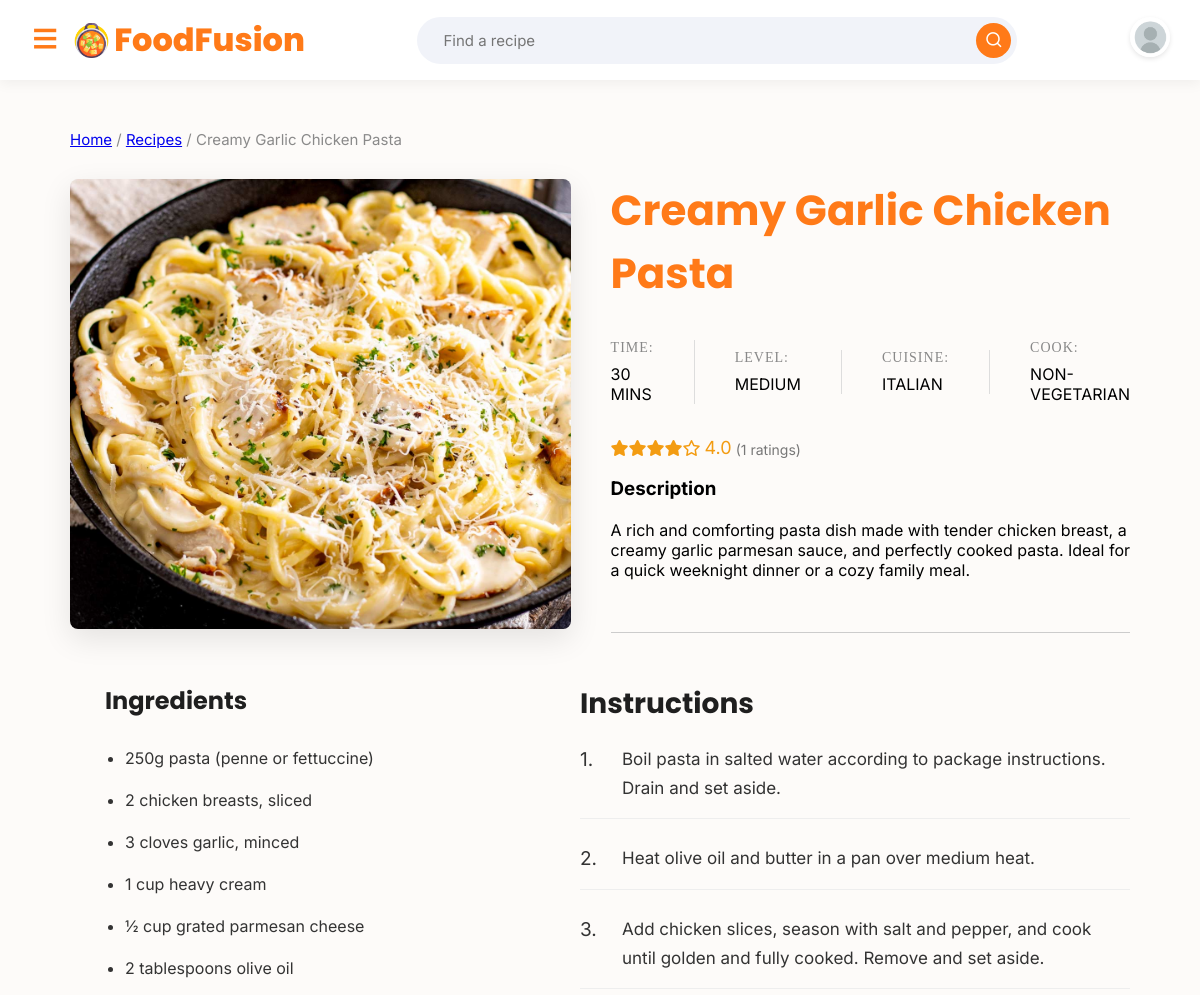
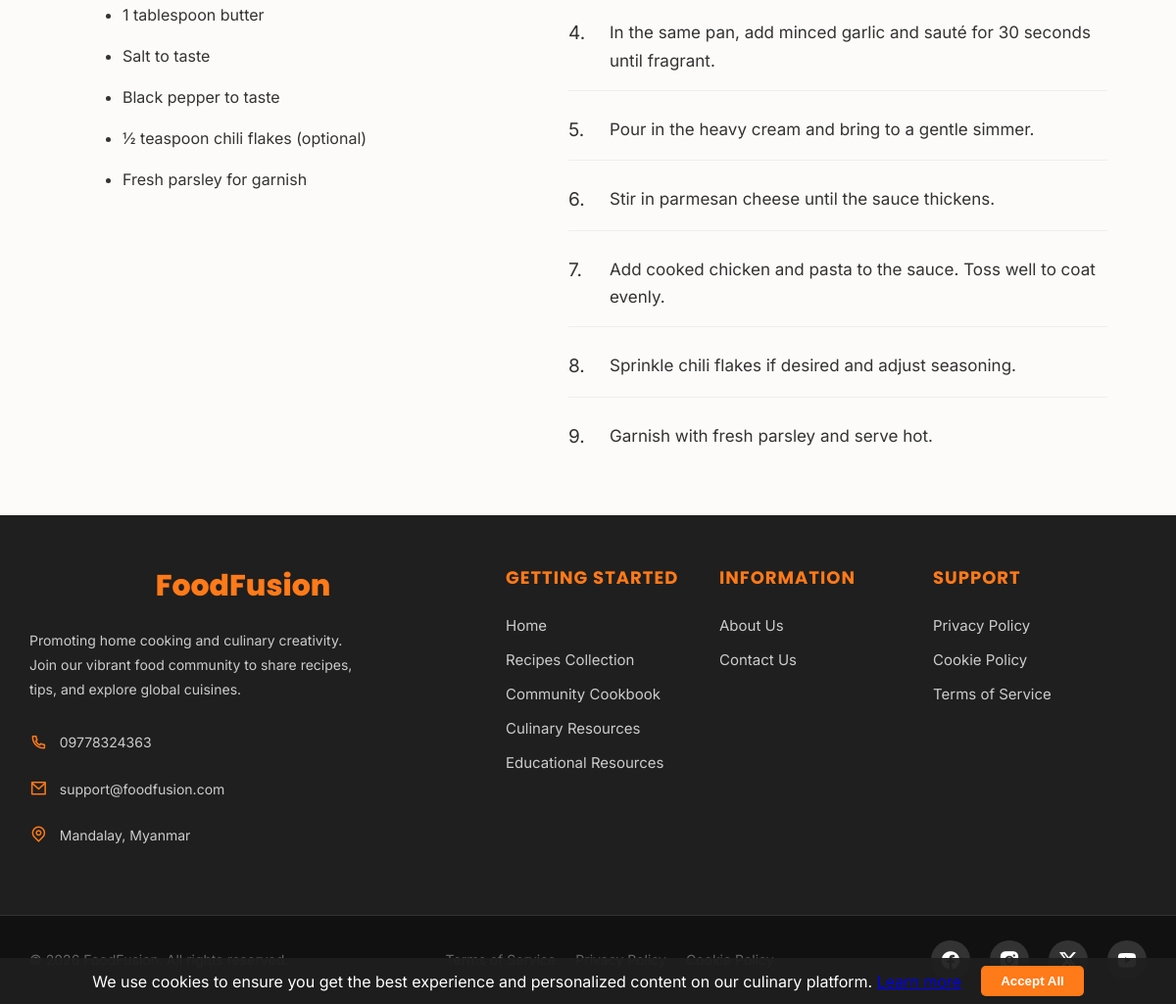
The page /recipe_details.php?id=1 (signed in) on the database its author committed (2 pictures, top to bottom).
### tables this page shows
CREATE TABLE `recipes` (
  `recipe_id` int(11) NOT NULL,
  `user_id` int(11) NOT NULL,
  `cuisine_id` int(11) NOT NULL,
  `diet_id` int(11) NOT NULL,
  `difficulty_id` int(11) NOT NULL,
  `title` varchar(150) NOT NULL,
  `description` text NOT NULL,
  `ingredients` text NOT NULL,
  `cook_time` int(11) NOT NULL,
  `instructions` text NOT NULL,
  `image_url` varchar(255) DEFAULT NULL,
  `uploaded_at` timestamp NOT NULL DEFAULT current_timestamp()
);

CREATE TABLE `difficulty_levels` (
  `difficulty_id` int(11) NOT NULL,
  `difficulty` varchar(100) DEFAULT NULL
);

CREATE TABLE `cuisines` (
  `cuisine_id` int(11) NOT NULL,
  `cuisine_type` varchar(100) DEFAULT NULL
);

CREATE TABLE `diet` (
  `diet_id` int(11) NOT NULL,
  `diet` varchar(100) DEFAULT NULL
);

### recipe_details.php (the view, shortened to what this page needs)
<?php
    include 'header.php';
    require_once 'pdo.php';
    $id = isset($_GET['id']) ? (int)$_GET['id'] : 0;
    $sql = "SELECT r.*, c.cuisine_type AS cuisine, d.diet, dl.difficulty,
                   AVG(rr.rating) AS avg_rating, COUNT(rr.rating) AS total_ratings
            FROM recipes r
            JOIN cuisines c ON r.cuisine_id = c.cuisine_id
            JOIN diet d ON r.diet_id = d.diet_id
            JOIN difficulty_levels dl ON r.difficulty_id = dl.difficulty_id
            LEFT JOIN recipe_ratings rr ON rr.recipe_id = r.recipe_id
            WHERE r.recipe_id = :id
            GROUP BY r.recipe_id";
    $stmt = $pdo->prepare($sql);
    $stmt->execute([':id' => $id]);
    $recipe = $stmt->fetch(PDO::FETCH_ASSOC);
    function formatCookTime($totalMinutes) {
        if ($totalMinutes < 60) {
            return $totalMinutes . ' mins';
        }
        $hours = floor($totalMinutes / 60);
        $minutes = $totalMinutes % 60;
        return ($minutes > 0) ? "{$hours}hr {$minutes}m" : "{$hours}hr";
    }
    $ingredientsList = explode("\n", $recipe['ingredients']);
    $instructionsList = explode("\n", $recipe['instructions']);
?>
<!DOCTYPE html>
<html lang="en">
<head>
</head>
<body>
    <main class="recipe-detail-container">
        <nav class="nav-path">
            <a href="index.php">Home</a> / <a href="recipes.php">Recipes</a> / <span><?= htmlspecialchars($recipe['title']) ?></span>
        </nav>
        <section class="recipe-header">
            <div class="main-recipe-image">
                <img src="<?= htmlspecialchars($recipe['image_url'] ?: 'images/default-recipe.jpg') ?>" alt="<?= htmlspecialchars($recipe['title']) ?>">
            </div>
            <div class="recipe-header-content">
                <h1 class="recipe-title"><?= htmlspecialchars($recipe['title']) ?></h1>
                <div class="recipe-meta-grid">
                    <div class="meta-item">
                        <span class="meta-label">Time:</span>
                        <span class="meta-value"><?= formatCookTime($recipe['cook_time']) ?></span>
                    </div>
                    <div class="meta-item">
                        <span class="meta-label">Level:</span>
                        <span class="meta-value"><?= htmlspecialchars($recipe['difficulty']) ?></span>
                    </div>
                    <div class="meta-item">
                        <span class="meta-label">Cuisine:</span>
                        <span class="meta-value"><?= htmlspecialchars($recipe['cuisine']) ?></span>
                    </div>
                    <div class="meta-item">
                        <span class="meta-label">Cook:</span>
                        <span class="meta-value"><?= htmlspecialchars($recipe['diet']) ?></span>
                    </div>
                </div>
                <div class="recipe-rating-display">
                    <div class="rating-stars">
                        <?php
                        $avg = $recipe['avg_rating'] ? (float)$recipe['avg_rating'] : 0;
                        $count = (int)$recipe['total_ratings'];
                        if ($count > 0) {
                            for ($i = 1; $i <= 5; $i++) {
                                if ($i <= floor($avg)) {
                                    echo '<i class="fa-solid fa-star"></i>';
                                } elseif ($i == ceil($avg) && ($avg - floor($avg)) >= 0.5) {
                                    echo '<i class="fa-solid fa-star-half-stroke"></i>';
                                } else {
                                     echo '<i class="fa-regular fa-star"></i>';
                                }
                            }
                        } else {
                            echo str_repeat('<i class="fa-regular fa-star"></i>', 5);
                        }
                        ?>
                    </div>
                    <?php if ($count > 0): ?>
                        <span class="average-rating"><?= number_format($avg, 1) ?></span>
                        <span class="rating-count">(<?= $count ?> ratings)</span>
                    <?php else: ?>
                        <span class="rating-count">No rating yet</span>
                    <?php endif; ?>
                </div>
                <div class="recipe-description-container">
                    <h3>Description</h3>
                    <p><?= nl2br(htmlspecialchars($recipe['description'])) ?></p>
                </div>
            </div>
        </section>
        <section class="recipe-content-grid">
            <aside class="ingredients-section">
                <h3>Ingredients</h3>
                <ul class="ingredients-list">
                    <?php foreach ($ingredientsList as $item):
                        $cleanItem = trim($item);
                    ?>
                        <li>
                            <span class="ingredient-text">
                                <?= htmlspecialchars($cleanItem) ?>
                            </span>
                        </li>
                    <?php endforeach; ?>
                </ul>
            </aside>
            <article class="instructions-section">
                <h3>Instructions</h3>
                <div class="steps-container">
                    <?php
                    $stepCount = 1;
                    foreach ($instructionsList as $step):
                        $cleanStep = trim($step);
                    ?>
                        <div class="step-card">
                            <span class="step-index"><?= $stepCount++ ?>.</span>
                            <div class="step-text">
                                <p><?= htmlspecialchars($cleanStep) ?></p>
                            </div>
                        </div>
                    <?php endforeach; ?>
                </div>
            </article>
        </section>
    </main>
    <?php include 'footer.php'; ?>
</body>
</html>

### css/style.css (style rules this page uses)
* { margin: 0; padding: 0; box-sizing: border-box; }
body { font-family: "Inter", sans-serif; background-color: #fdfbf9; padding-top: 80px; margin: 0; }
.recipe-rating-display { display: flex; align-items: center; gap: 4px; line-height: 1; margin-bottom: 8px; }
.rating-stars { color: #f39c12; }
.average-rating { color: #f39c12; font-size: 18px; display: inline-flex; align-items: center; }
.rating-count { font-size: 14px; color: #777; display: inline-flex; align-items: center; position: relative; top: 2px; }
.recipe-detail-container { padding: 50px 70px; }
.nav-path { margin-bottom: 30px; font-size: 15px; color: #8a8a8a; }
.recipe-header { display: grid; grid-template-columns: 1fr 1fr; gap: 40px; margin-bottom: 50px; }
.recipe-header-content { border-bottom: 1px solid #ccc; }
.main-recipe-image img { width: 100%; height: 450px; object-fit: cover; border-radius: 8px; box-shadow: 0 10px 30px rgba(0, 0, 0, 0.1); }
.recipe-title { font-size: 42px; font-family: "Poppins", sans-serif; color: #ff7a18; margin-bottom: 10px; }
.recipe-meta-grid { display: flex; align-items: center; justify-content: flex-start; gap: 0; padding: 25px 0; margin: 10px 0; }
.meta-item { display: flex; flex-direction: column; text-transform: uppercase; padding: 0 40px; border-right: 1px solid #ddd; }
.meta-item:first-child { padding-left: 0; }
.meta-item:last-child { border-right: none; padding-right: 0; }
.meta-label { font-size: 14px; font-family: "Playfair Display", serif; letter-spacing: 1px; color: #888; margin-bottom: 8px; font-weight: 500; }
.meta-value { color: #000000; }
.recipe-description-container h3 { margin: 20px 0; }
.recipe-content-grid, .post-grid { display: grid; grid-template-columns: 450px 1fr; gap: 60px; margin-top: 40px; align-items: start; }
.ingredients-section { padding-left: 35px; }
.ingredients-section h3, .post-ingredients h3 { font-family: "Poppins", sans-serif; font-size: 24px; margin-bottom: 10px; color: #1f1f1f; padding-bottom: 10px; }
.ingredients-list { padding: 10px 20px; display: flex; flex-direction: column; gap: 22px; color: #333; }
.instructions-section h3, .post-instructions h3 { font-family: "Poppins", sans-serif; font-size: 28px; color: #1f1f1f; margin-bottom: 20px; }
.steps-container { display: flex; flex-direction: column; gap: 25px; }
.step-card { display: flex; align-items: flex-start; gap: 12px; padding-bottom: 15px; border-bottom: 1px solid #eee; }
.step-card:last-child { border-bottom: none; }
.step-index { font-size: 19px; color: #333; min-width: 30px; line-height: 1.6; }
.step-text p { margin: 0; font-size: 17px; line-height: 1.7; color: #333; }

### rows shown on the page
recipes: title "Creamy Garlic Chicken Pasta", image_url (picture), cook_time "30 MINS", difficulty.difficulty "MEDIUM", cuisine.cuisine_type "ITALIAN", diet.diet "NON-VEGETARIAN", description "A rich and comforting pasta dish made with tender chicken breast, a creamy garlic parmesan sauce, and perfectly cooked pasta. Ideal for a quick weeknight dinner or a cozy family meal.", ingredients "250g pasta (penne or fettuccine)", ingredients "2 chicken breasts, sliced", ingredients "3 cloves garlic, minced", ingredients "1 cup heavy cream", ingredients "½ cup grated parmesan cheese", ingredients "2 tablespoons olive oil", ingredients "1 tablespoon butter", ingredients "Salt to taste", ingredients "Black pepper to taste", ingredients "½ teaspoon chili flakes (optional)", ingredients "Fresh parsley for garnish", instructions "Boil pasta in salted water according to package instructions. Drain and set aside.", instructions "Heat olive oil and butter in a pan over medium heat.", instructions "Add chicken slices, season with salt and pepper, and cook until golden and fully cooked. Remove and set aside.", instructions "In the same pan, add minced garlic and sauté for 30 seconds until fragrant.", instructions "Pour in the heavy cream and bring to a gentle simmer.", instructions "Stir in parmesan cheese until the sauce thickens.", instructions "Add cooked chicken and pasta to the sauce. Toss well to coat evenly.", instructions "Sprinkle chili flakes if desired and adjust seasoning.", instructions "Garnish with fresh parsley and serve hot."

### other values the page prints
$avg "4.0"
$count "1"
